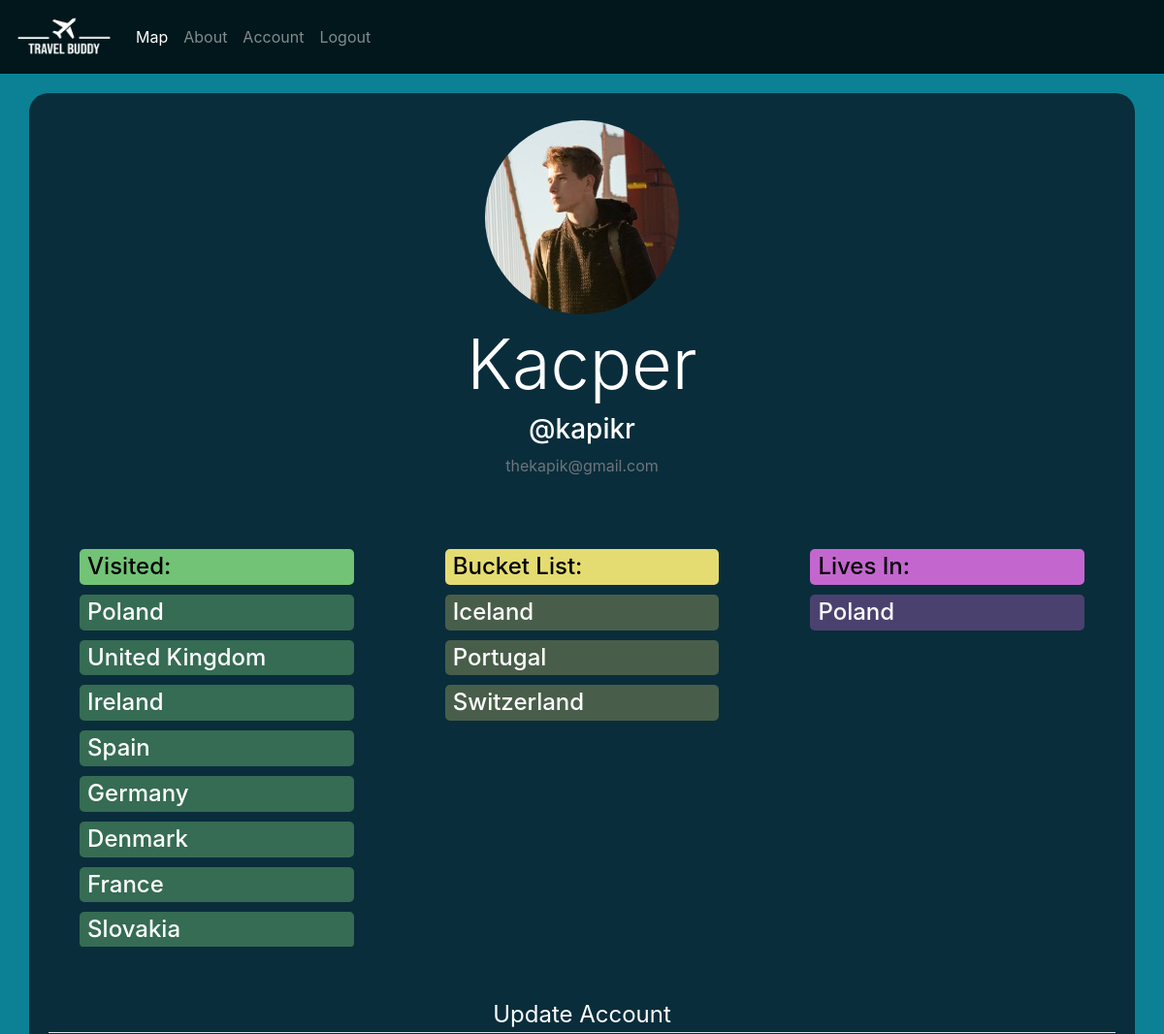
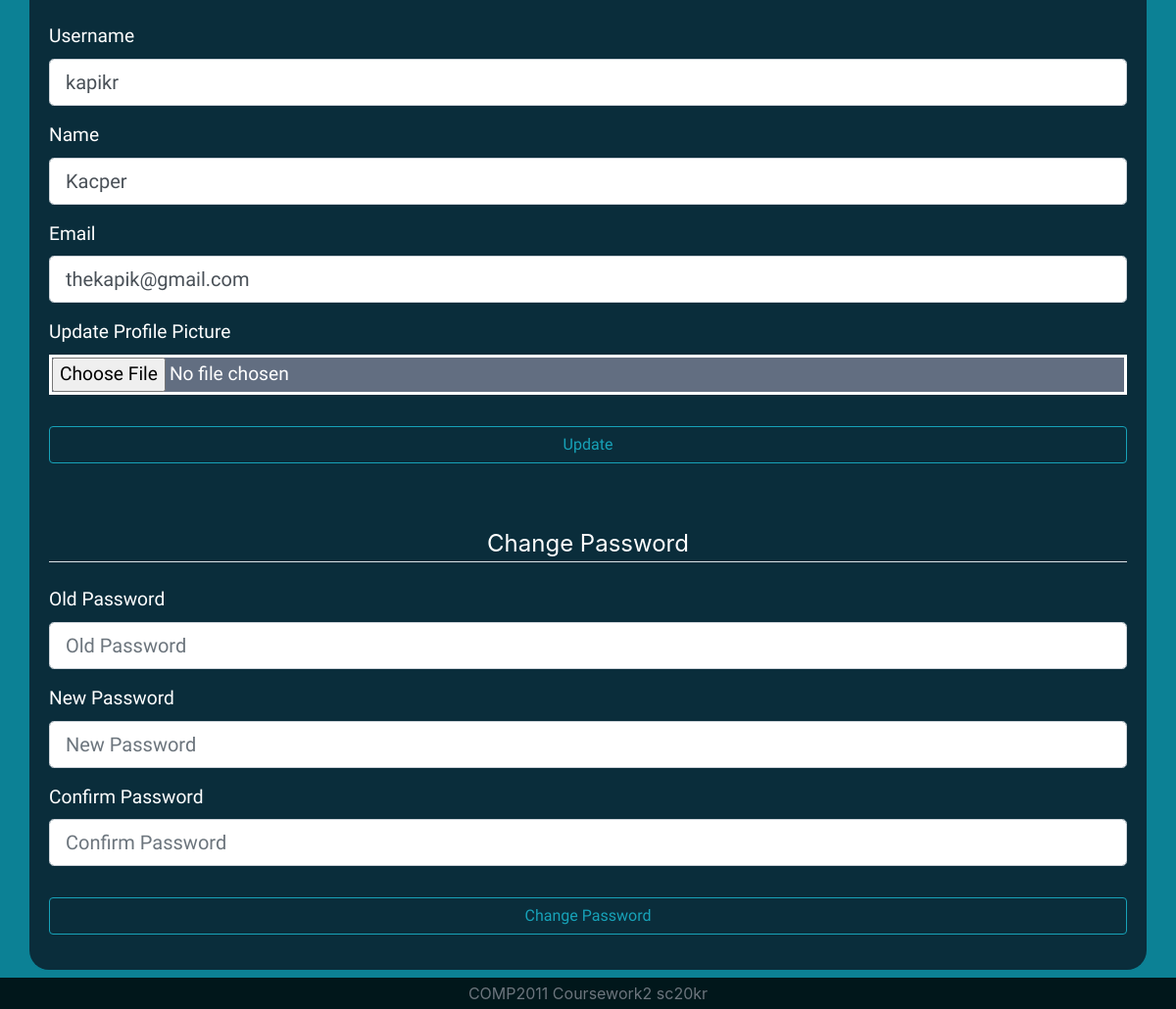
Page /account (signed in) on the committed database (2 pictures, top to bottom).
### app/models.py (models this page shows)
class User(db.Model, UserMixin):
    id = db.Column(db.Integer, primary_key=True)
    name = db.Column(db.String(64),nullable=False)
    username = db.Column(db.String(20), unique=True, nullable=False)
    password = db.Column(db.String(60), nullable=False)
    email = db.Column(db.String(120), unique=True, nullable=False)
    isAdmin = db.Column(db.Boolean, default=False)
    profilePicture = db.Column(db.String(20), nullable=False, default='default.jpg')
    country = db.Column(db.Integer, db.ForeignKey('country.id'))
    visitedCountries = db.relationship('Country', secondary = visitors, backref=db.backref('visitors'), lazy='dynamic')
    bucketList = db.relationship('Country', secondary = futureVisitors, backref=db.backref('futureVisitors'), lazy='dynamic')

class Country(db.Model):
    id = db.Column(db.Integer, primary_key=True)
    name = db.Column(db.String(50), unique=True, nullable=False)
    capital = db.Column(db.String(20), nullable=False)
    lat = db.Column(db.String(120))
    lang = db.Column(db.String(120))
    language = db.Column(db.String(120), nullable=False)
    currency = db.Column(db.String(20), nullable=False)
    citizens = db.relationship('User', backref='livesin', lazy='dynamic')

### app/views.py (the view, shortened to what this page needs)
@app.route('/account', methods=['GET', 'POST'])
@login_required
def account():
    form = UpdateAccountForm()
    passForm = ChangePasswordForm()
    if form.validate_on_submit():
        if form.picture.data:
            pictureFile = savePicture(form.picture.data)
            current_user.profilePicture = pictureFile
        current_user.username = form.username.data
        current_user.name = form.name.data
        current_user.email = form.email.data
        db.session.commit()
        flash('Your account has been updated!', 'success')
        return redirect('/account')
    elif request.method == 'GET':
        form.username.data = current_user.username
        form.name.data = current_user.name
        form.email.data = current_user.email
    imageFile = url_for('static', filename='profilepics/' + current_user.profilePicture)
    return render_template('account.html',
                           title='Your Account',
                           imageFile=imageFile,
                           form=form,
                           passForm=passForm)

### app/forms.py (shortened to what this page needs)
class UpdateAccountForm(Form):
	username = StringField('Username',
								validators=[DataRequired(),
								Length(min=4,max=20,message='Invalid Username Length')])
	email = StringField('Email',
							validators=[DataRequired(),
							Email()])
	name = StringField('Name',
							validators=[DataRequired(),
							Length(min=1,max=64,message='Invalid Username Length')])
	picture = FileField('Update Profile Picture', validators=[FileAllowed(['jpg','png'])])
	submit = SubmitField('Update')

class ChangePasswordForm(Form):
	oldPassword = PasswordField('Old Password',
								validators=[DataRequired()])
	newPassword = PasswordField('New Password',
								validators=[DataRequired()])
	confirmPassword = PasswordField('Confirm Password',
										validators=[DataRequired(),
										EqualTo('newPassword',message='Passwords must match')])
	submit = SubmitField('Change Password')

### app/models.py (called while the page is built)
@loginManager.user_loader
def load_user(user_id):
    return User.query.get(int(user_id))

### app/templates/account.html (shortened to what this page needs)
{% extends "base.html" %}
{% block content %}
<div class="container accinfo">
    <div class="row justify-content-center mt-2">
        <img class="rounded-circle account-img" src="{{imageFile}}">
    </div>
    <div class="row justify-content-center mt-2">
        <h1 class="account-heading display-3">{{current_user.name}}</h1>
    </div>
    <div class="row justify-content-center">
        <h3 class="account-heading">@{{current_user.username}}</h3>
    </div>
    <div class="row justify-content-center">
        <p class="text-secondary">{{current_user.email}}</p>
    </div>
    <div class="row justify-content-center mt-5 mb-5">
        <div class="col-md-3 col-sm-12 mb-1 cols" id="vs">
            <div class="row d-flex flex-row align-items-center pt-1 pb-1 visp">
                <h4 class="mb-0 pl-2">Visited:</h4>
            </div>
            {% for v in current_user.visitedCountries %}
            <div class="row d-flex flex-row justify-content-between align-items-center vis rgreen place" id="{{v.name}}">
                <h4 class="mb-0 pl-2 pt-1 pb-1">{{v.name}}</h4>
            </div>
            {% endfor %}
        </div>
        <div class="col-md-3 col-sm-12 offset-md-1 mb-1 cols" id="bs">
            <div class="row d-flex flex-row align-items-center pt-1 pb-1 fvisp">
                <h4 class="mb-0 pl-2">Bucket List:</h4>
            </div>
            {% for b in current_user.bucketList %}
            <div class="row d-flex flex-row justify-content-between align-items-center fvis ryellow place" id="{{b.name}}">
                <h4 class="mb-0 pl-2 pt-1 pb-1">{{b.name}}</h4>
            </div>
            {% endfor %}
        </div>
        <div class="col-md-3 col-sm-12 offset-md-1 mb-1 cols" id="ls">
            <div class="row d-flex flex-row align-items-center pt-1 pb-1 livp">
                <h4 class="mb-0 pl-2">Lives In:</h4>
            </div>
            {% if current_user.livesin %}
            <div class="row d-flex flex-row justify-content-between align-items-center liv rpurple place" id="{{current_user.livesin.name}}">
                <h4 class="mb-0 pl-2 pt-1 pb-1">{{current_user.livesin.name}}</h4>
            </div>
            {% endif %}
        </div>
    </div>
    <div class="row">
        <div class="col">
            <form action="" method="post" enctype="multipart/form-data">
                <fieldset class="form-group">
                    <legend class="border-bottom mb-4 text-center">Update Account</legend>
                    <div class="form-group">
                        {{form.username.label(class="form-control-label")}}
                        {% if form.username.errors %}
                            {{form.username(class="form-control is-invalid form-control-lg")}}
                            <div class="invalid-feedback">
                                {% for error in form.username.errors %}
                                    <span>{{error}}</span>
                                {% endfor %}
                            </div>
                        {% else %}
                            {{form.username(class="form-control form-control-lg", placeholder="Username")}}
                        {% endif %}
                    </div>
                    <div class="form-group">
                        {{form.name.label(class="form-control-label")}}
                        {% if form.name.errors %}
                            {{form.name(class="form-control is-invalid form-control-lg")}}
                            <div class="invalid-feedback">
                                {% for error in form.name.errors %}
                                    <span>{{error}}</span>
                                {% endfor %}
                            </div>
                        {% else %}
                            {{form.name(class="form-control form-control-lg", placeholder="Name")}}
                        {% endif %}
                    </div>
                    <div class="form-group">
                        {{form.email.label(class="form-control-label")}}
                        {% if form.email.errors %}
                            {{form.email(class="form-control is-invalid form-control-lg")}}
                            <div class="invalid-feedback">
                                {% for error in form.email.errors %}
                                    <span>{{error}}</span>
                                {% endfor %}
                            </div>
                        {% else %}
                            {{form.email(class="form-control form-control-lg", placeholder="Email")}}
                        {% endif %}
                    </div>
                    <div class="form-group picform">
                        {{form.picture.label()}}
                        {{form.picture(class="form-control-file")}}
                    </div>
                </fieldset>
                <div class="form-group">
                    {{form.submit(class="btn btn-outline-info")}}
                </div>
            </form>
        </div>
    </div>
    <div class="row mt-5">
        <div class="col">
            <form action="" method="post" enctype="multipart/form-data">
                <fieldset class="form-group">
                    <legend class="border-bottom mb-4 text-center">Change Password</legend>
                    <div class="form-group">
                        {{passForm.oldPassword.label(class="form-control-label")}}
                        {% if passForm.oldPassword.errors %}
                            {{passForm.oldPassword(class="form-control is-invalid form-control-lg")}}
                            <div class="invalid-feedback">
                                {% for error in passForm.oldPassword.errors %}
                                    <span>{{error}}</span>
                                {% endfor %}
                            </div>
                        {% else %}
                            {{passForm.oldPassword(class="form-control form-control-lg", placeholder="Old Password")}}
                        {% endif %}
                    </div>
                    <div class="form-group">
                        {{passForm.newPassword.label(class="form-control-label")}}
                        {% if passForm.newPassword.errors %}
                            {{passForm.newPassword(class="form-control is-invalid form-control-lg")}}
                            <div class="invalid-feedback">
                                {% for error in passForm.newPassword.errors %}
                                    <span>{{error}}</span>
                                {% endfor %}
                            </div>
                        {% else %}
                            {{passForm.newPassword(class="form-control form-control-lg", placeholder="New Password")}}
                        {% endif %}
                    </div>
                    <div class="form-group">
                        {{passForm.confirmPassword.label(class="form-control-label")}}
                        {% if passForm.confirmPassword.errors %}
                            {{passForm.confirmPassword(class="form-control is-invalid form-control-lg")}}
                            <div class="invalid-feedback">
                                {% for error in passForm.confirmPassword.errors %}
                                    <span>{{error}}</span>
                                {% endfor %}
                            </div>
                        {% else %}
                            {{passForm.confirmPassword(class="form-control form-control-lg", placeholder="Confirm Password")}}
                        {% endif %}
                    </div>
                </fieldset>
                <div class="form-group">
                    {{passForm.submit(class="btn btn-outline-info",id="passbtn")}}
                </div>
            </form>
        </div>
    </div>
</div>
{% endblock content %}

### app/static/style.css (style rules this page uses)
body { background-color: #0c8195; height: 100vh; }
input { font-family: 'Zen Kaku Gothic New', sans-serif; font-size: larger; border-style: solid; border-color: white; color: white; background-color: rgb(98, 110, 129); width: 100%; }
label { float: left; font-family: 'Zen Kaku Gothic New', sans-serif; font-size: larger; }
input::placeholder, textarea::placeholder { color: white; }
.accinfo, .ctry { background-color: #0a2d3b; color: white; padding: 20px; margin-bottom: 40px; border-radius: 20px; margin-top: 20px; }
.visp { margin-top: 10px; color: black; font-weight: bold; border-radius: 5px; background-color: #72c376; }
.vis { margin-top: 10px; border-radius: 5px; background-color: #72c3766b; }
.fvisp { margin-top: 10px; color: black; font-weight: bold; border-radius: 5px; background-color: #e4dc71; }
.fvis { margin-top: 10px; border-radius: 5px; background-color: #e4dc7148; }
.livp { margin-top: 10px; color: black; font-weight: bold; border-radius: 5px; background-color: #c367cf; }
.liv { margin-top: 10px; border-radius: 5px; background-color: #c367cf59; }
.rgreen, .ryellow, .rpurple { cursor: pointer; }
.cols { max-height: 420px; overflow: auto; }

### rows in the picture
User: name "Kacper", username "kapikr", email "thekapik@gmail.com"
Country: name "Poland", livesin.name "Poland"
Country: name "United Kingdom"
Country: name "Ireland"
Country: name "Spain"
Country: name "Germany"
Country: name "Denmark"
Country: name "France"
Country: name "Slovakia"
Country: name "Iceland"
Country: name "Portugal"
Country: name "Switzerland"

### other values in the picture
{{ passForm.oldPassword.label(class="form-control-label") }} "Old Password"
{{ passForm.newPassword.label(class="form-control-label") }} "New Password"
{{ passForm.confirmPassword.label(class="form-control-label") }} "Confirm Password"
